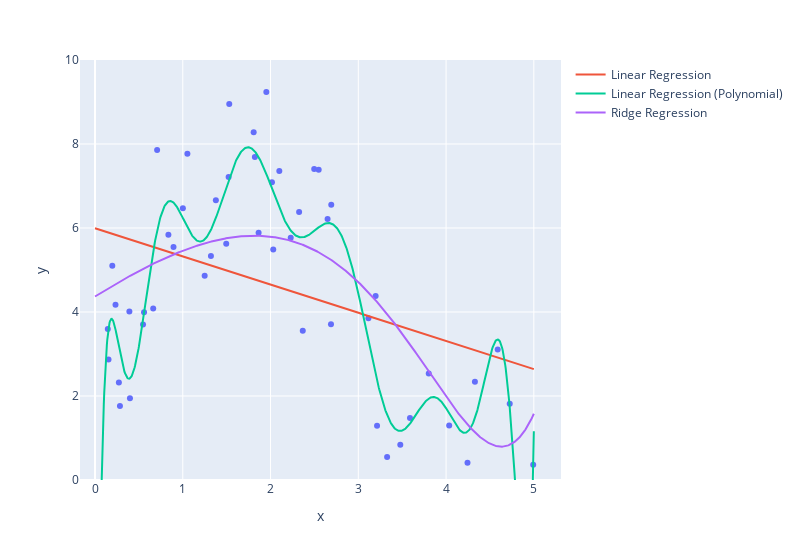

The notebook cell this image was saved under:
### Markdown cell above
**Graphing diffrent model results**

### Code cell
fig = px.scatter(x=x, y=y, width=800, )
fig.add_trace(go.Scatter(x=xfit, y=yfit,
                    mode='lines',
                    name='Linear Regression'))
fig.add_trace(go.Scatter(x=xfit, y=yfit_poly,
                    mode='lines',
                    name='Linear Regression (Polynomial)'))
fig.add_trace(go.Scatter(x=xfit, y=yfit_ridge,
                    mode='lines',
                    name='Ridge Regression'))

fig.update_yaxes(range=[0, 10])
fig.show()

### Figure 1 — Plotly figure (JSON) as saved in the notebook; plotly's stock layout.template omitted (floating-point values rounded to 4 significant figures; data arrays with more than 128 entries replaced by an {"elided": "..."} marker saying what was removed)
{"data": [{"hovertemplate": "x=%{x}<br>y=%{y}<extra></extra>", "legendgroup": "", "marker": {"color": "#636efa", "symbol": "circle"}, "mode": "markers", "name": "", "orientation": "v", "showlegend": false, "type": "scatter", "x": [4.244, 0.8945, 0.2718, 1.808, 1.377, 2.65, 1.53, 1.522, 0.5587, 1.249, 4.588, 1.321, 3.589, 4.329, 4.035, 1.053, 0.8362, 0.2335, 0.1971, 1.001, 4.993, 1.864, 3.803, 2.367, 2.549, 4.725, 0.5472, 2.325, 0.7078, 2.692, 1.495, 2.689, 3.328, 1.822, 3.115, 3.214, 2.1, 2.016, 1.952, 2.031, 0.3983, 0.2842, 0.3917, 3.478, 0.1458, 2.497, 0.6632, 0.1538, 3.197, 2.23], "xaxis": "x", "y": [0.4113, 5.548, 2.32, 8.281, 6.662, 6.215, 8.955, 7.214, 3.995, 4.864, 3.105, 5.333, 1.475, 2.339, 1.295, 7.767, 5.837, 4.174, 5.098, 6.47, 0.3651, 5.889, 2.535, 3.556, 7.384, 1.817, 3.7, 6.38, 7.855, 6.552, 5.624, 3.706, 0.5492, 7.689, 3.85, 1.29, 7.356, 7.091, 9.24, 5.487, 1.948, 1.76, 4.011, 0.8423, 3.595, 7.404, 4.082, 2.872, 4.382, 5.769], "yaxis": "y"}, {"mode": "lines", "name": "Linear Regression", "type": "scatter", "x": {"elided": "1000 float values"}, "y": {"elided": "1000 float values"}}, {"mode": "lines", "name": "Linear Regression (Polynomial)", "type": "scatter", "x": {"elided": "1000 float values"}, "y": {"elided": "1000 float values"}}, {"mode": "lines", "name": "Ridge Regression", "type": "scatter", "x": {"elided": "1000 float values"}, "y": {"elided": "1000 float values"}}], "layout": {"legend": {"tracegroupgap": 0}, "margin": {"t": 60}, "width": 800, "xaxis": {"anchor": "y", "domain": [0, 1], "title": {"text": "x"}}, "yaxis": {"anchor": "x", "domain": [0, 1], "range": [0, 10], "title": {"text": "y"}}}}
